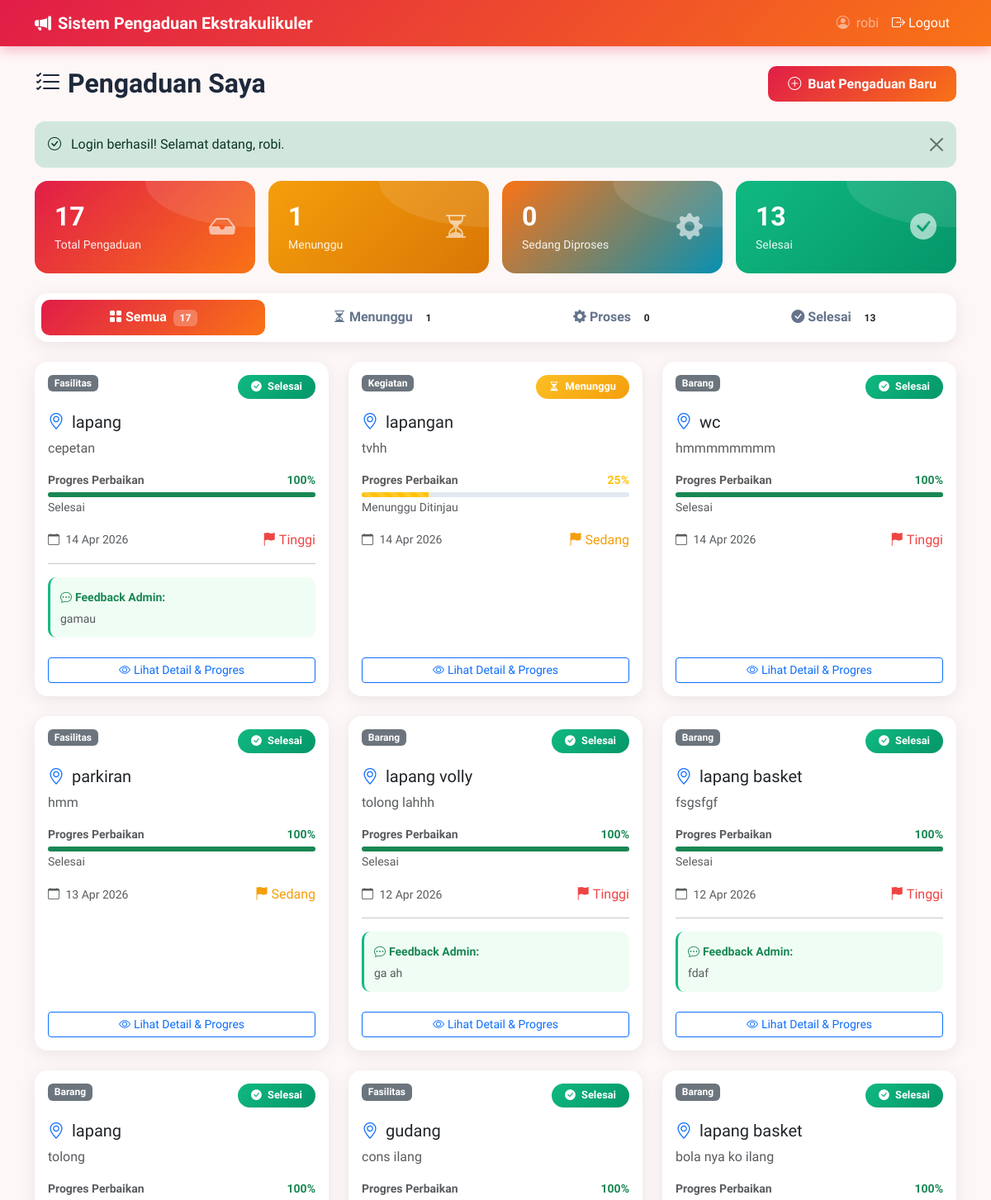
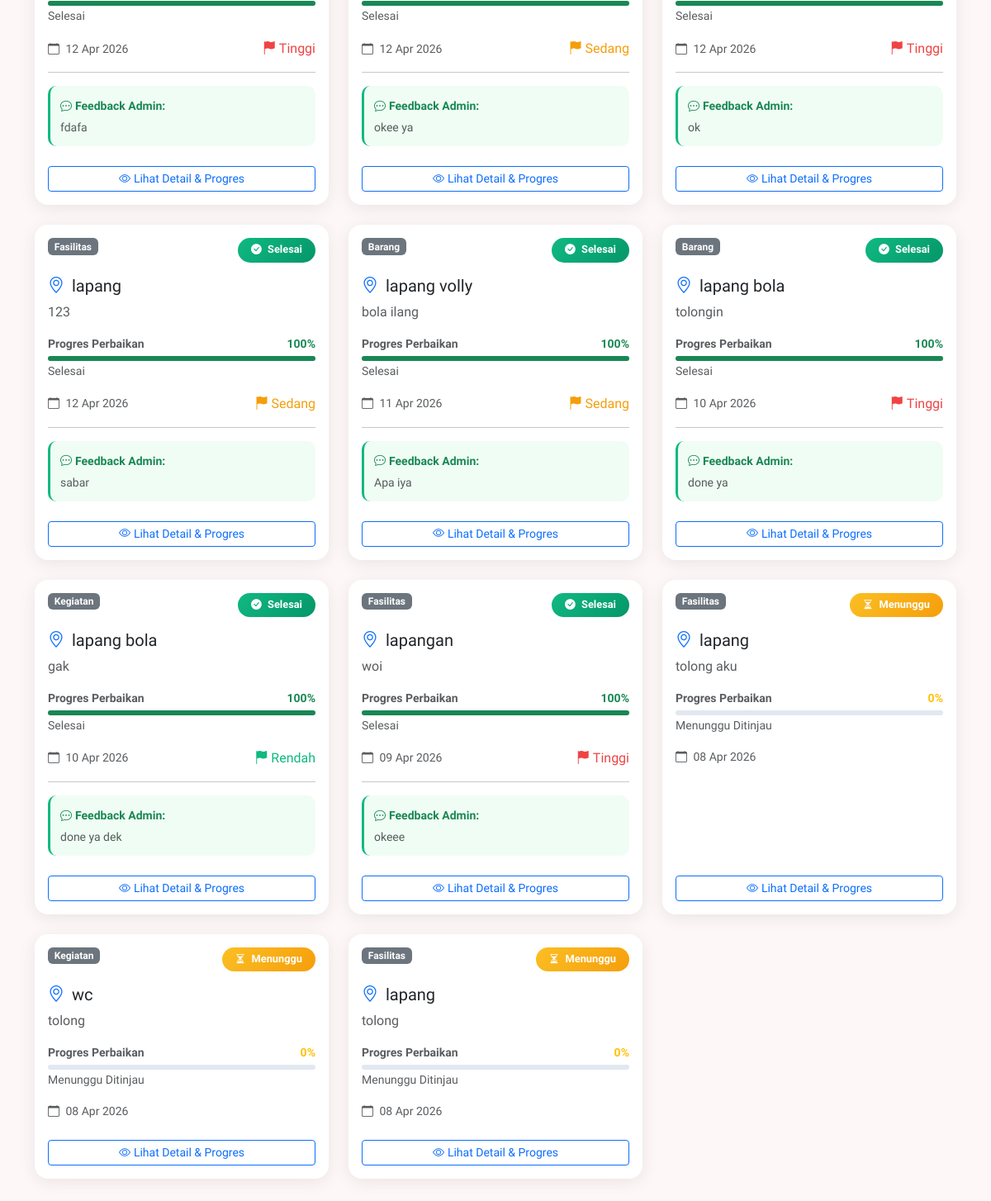
Page /?page=pengaduan (signed in) on the committed database (2 pictures, top to bottom).
### tables this page shows
CREATE TABLE `input_aspirasi` (
  `id_pelaporan` int(11) NOT NULL,
  `nis` int(11) DEFAULT NULL,
  `id_kategori` int(11) DEFAULT NULL,
  `lokasi` varchar(50) DEFAULT NULL,
  `ket` varchar(50) DEFAULT NULL,
  `tgl_lapor` datetime DEFAULT current_timestamp()
);

CREATE TABLE `kategori` (
  `id_kategori` int(11) NOT NULL,
  `ket_kategori` varchar(30) NOT NULL
);

CREATE TABLE `aspirasi` (
  `id_aspirasi` int(11) NOT NULL,
  `status` enum('Menunggu','Proses','Selesai') NOT NULL,
  `prioritas` enum('Rendah','Sedang','Tinggi') DEFAULT 'Sedang',
  `id_kategori` int(11) DEFAULT NULL,
  `feedback` text DEFAULT NULL,
  `username_admin` varchar(30) DEFAULT NULL
);

### views/pengaduan/index.php (the view, shortened to what the rows shown need)
<?php
require_once __DIR__ . '/../layouts/header.php';
?>
<div class="container py-4">
    <div class="d-flex justify-content-between align-items-center mb-4">
        <h2 class="page-title mb-0">
            <i class="bi bi-list-check me-2"></i>Pengaduan Saya
        </h2>
    </div>
    <?php if (empty($pengaduan)): ?>
        <div class="card">
            <div class="card-body text-center py-5">
                <i class="bi bi-inbox display-1 text-muted mb-3"></i>
                <?php if (!empty($statusFilter)): ?>
                    <h4 class="text-muted">Tidak Ada Pengaduan "<?= htmlspecialchars($statusFilter) ?>"</h4>
                    <p class="text-muted mb-4">Belum ada pengaduan dengan status <strong><?= htmlspecialchars($statusFilter) ?></strong>.</p>
                    <a href="<?= BASE_URL ?>?page=pengaduan" class="btn btn-outline-primary">
                        <i class="bi bi-arrow-left me-2"></i>Lihat Semua Pengaduan
                    </a>
                <?php else: ?>
                    <h4 class="text-muted">Belum Ada Pengaduan</h4>
                    <p class="text-muted mb-4">Anda belum pernah membuat pengaduan. Klik tombol di bawah untuk membuat pengaduan baru.</p>
                    <a href="<?= BASE_URL ?>?page=pengaduan-create" class="btn btn-primary">
                        <i class="bi bi-plus-circle me-2"></i>Buat Pengaduan Pertama
                    </a>
                <?php endif; ?>
            </div>
        </div>
    <?php else: ?>
        <div class="row">
            <?php foreach ($pengaduan as $item): ?>
                <div class="col-md-6 col-lg-4 mb-4">
                    <div class="card h-100 hover-lift pengaduan-card"
                         style="cursor:pointer;"
                         onclick="window.location='<?= BASE_URL ?>?page=pengaduan-detail&id=<?= $item['id_pelaporan'] ?>'">
                        <div class="card-body">
                            <div class="d-flex justify-content-between align-items-start mb-3">
                                <span class="badge bg-secondary"><?= htmlspecialchars($item['ket_kategori'] ?? 'Umum') ?></span>
                                <?php
                                    $statusClass = 'badge-menunggu';
                                    $statusIcon = 'bi-hourglass-split';
                                    if ($item['status'] === 'Selesai') { $statusClass = 'badge-selesai'; $statusIcon = 'bi-check-circle-fill'; }
                                ?>
                                <span class="badge badge-status <?= $statusClass ?>">
                                    <i class="bi <?= $statusIcon ?> me-1"></i>
                                    <?= htmlspecialchars($item['status'] ?? 'Menunggu') ?>
                                </span>
                            </div>
                            <h5 class="card-title">
                                <i class="bi bi-geo-alt text-primary me-1"></i>
                                <?= htmlspecialchars($item['lokasi']) ?>
                            </h5>
                            <p class="card-text text-muted">
                                <?= htmlspecialchars(substr($item['ket'], 0, 100)) ?>
                            </p>
                            <?php
                                $progressPercent = 0;
                                $progressColor = 'warning';
                                $progressLabel = 'Menunggu Ditinjau';
                                if ($item['status'] === 'Menunggu') { $progressPercent = 25; $progressColor = 'warning'; $progressLabel = 'Menunggu Ditinjau'; }
                                if ($item['status'] === 'Selesai') { $progressPercent = 100; $progressColor = 'success'; $progressLabel = 'Selesai'; }
                            ?>
                            <div class="mb-3">
                                <div class="d-flex justify-content-between align-items-center mb-1">
                                    <small class="text-muted fw-semibold">Progres Perbaikan</small>
                                    <small class="text-<?= $progressColor ?> fw-bold"><?= $progressPercent ?>%</small>
                                </div>
                                <div class="progress" style="height: 6px; border-radius: 3px;">
                                    <div class="progress-bar bg-<?= $progressColor ?> <?= $progressPercent < 100 ? 'progress-bar-striped progress-bar-animated' : '' ?>"
                                         role="progressbar"
                                         style="width: <?= $progressPercent ?>%;"
                                         aria-valuenow="<?= $progressPercent ?>"
                                         aria-valuemin="0"
                                         aria-valuemax="100">
                                    </div>
                                </div>
                                <small class="text-muted"><?= $progressLabel ?></small>
                            </div>
                            <div class="d-flex justify-content-between align-items-center">
                                <small class="text-muted">
                                    <i class="bi bi-calendar me-1"></i>
                                    <?= date('d M Y', strtotime($item['tgl_lapor'])) ?>
                                </small>
                                <?php if (!empty($item['prioritas'])): ?>
                                    <span class="priority-<?= strtolower($item['prioritas']) ?>">
                                        <i class="bi bi-flag-fill me-1"></i><?= $item['prioritas'] ?>
                                    </span>
                                <?php endif; ?>
                            </div>
                            <?php if (!empty($item['feedback'])): ?>
                                <hr>
                                <div class="feedback-preview">
                                    <small class="fw-semibold text-success">
                                        <i class="bi bi-chat-dots me-1"></i>Feedback Admin:
                                    </small>
                                    <p class="mb-0 small text-muted mt-1">
                                        <?= htmlspecialchars(substr($item['feedback'], 0, 80)) ?>
                                    </p>
                                </div>
                            <?php endif; ?>
                        </div>
                        <div class="card-footer bg-transparent border-top-0 text-center pb-3">
                            <span class="btn btn-sm btn-outline-primary w-100">
                                <i class="bi bi-eye me-1"></i>Lihat Detail & Progres
                            </span>
                        </div>
                    </div>
                </div>
            <?php endforeach; ?>
        </div>
    <?php endif; ?>
</div>
<?php require_once __DIR__ . '/../layouts/footer.php'; ?>

### rows in the picture
input_aspirasi: id_kategori.ket_kategori "Fasilitas", aspirasi.status "Selesai", lokasi "lapang", ket "cepetan", aspirasi.status "100", tgl_lapor "14 Apr 2026", aspirasi.prioritas "Tinggi", aspirasi.feedback "gamau"
input_aspirasi: id_kategori.ket_kategori "Kegiatan", aspirasi.status "Menunggu", lokasi "lapangan", ket "tvhh", aspirasi.status "25", aspirasi.status "Menunggu Ditinjau", tgl_lapor "14 Apr 2026", aspirasi.prioritas "Sedang"
input_aspirasi: id_kategori.ket_kategori "Barang", aspirasi.status "Selesai", lokasi "wc", ket "hmmmmmmmm", aspirasi.status "100", tgl_lapor "14 Apr 2026", aspirasi.prioritas "Tinggi"
input_aspirasi: id_kategori.ket_kategori "Fasilitas", aspirasi.status "Selesai", lokasi "parkiran", ket "hmm", aspirasi.status "100", tgl_lapor "13 Apr 2026", aspirasi.prioritas "Sedang"
input_aspirasi: id_kategori.ket_kategori "Barang", aspirasi.status "Selesai", lokasi "lapang volly", ket "tolong lahhh", aspirasi.status "100", tgl_lapor "12 Apr 2026", aspirasi.prioritas "Tinggi", aspirasi.feedback "ga ah"
input_aspirasi: id_kategori.ket_kategori "Barang", aspirasi.status "Selesai", lokasi "lapang basket", ket "fsgsfgf", aspirasi.status "100", tgl_lapor "12 Apr 2026", aspirasi.prioritas "Tinggi", aspirasi.feedback "fdaf"
input_aspirasi: id_kategori.ket_kategori "Barang", aspirasi.status "Selesai", lokasi "lapang", ket "tolong", aspirasi.status "100", tgl_lapor "12 Apr 2026", aspirasi.prioritas "Tinggi", aspirasi.feedback "fdafa"
input_aspirasi: id_kategori.ket_kategori "Fasilitas", aspirasi.status "Selesai", lokasi "gudang", ket "cons ilang", aspirasi.status "100", tgl_lapor "12 Apr 2026", aspirasi.prioritas "Sedang", aspirasi.feedback "okee ya"
input_aspirasi: id_kategori.ket_kategori "Barang", aspirasi.status "Selesai", lokasi "lapang basket", ket "bola nya ko ilang", aspirasi.status "100", tgl_lapor "12 Apr 2026", aspirasi.prioritas "Tinggi", aspirasi.feedback "ok"
input_aspirasi: id_kategori.ket_kategori "Fasilitas", aspirasi.status "Selesai", lokasi "lapang", ket "123", aspirasi.status "100", tgl_lapor "12 Apr 2026", aspirasi.prioritas "Sedang", aspirasi.feedback "sabar"
input_aspirasi: id_kategori.ket_kategori "Barang", aspirasi.status "Selesai", lokasi "lapang volly", ket "bola ilang", aspirasi.status "100", tgl_lapor "11 Apr 2026", aspirasi.prioritas "Sedang", aspirasi.feedback "Apa iya"
input_aspirasi: id_kategori.ket_kategori "Barang", aspirasi.status "Selesai", lokasi "lapang bola", ket "tolongin", aspirasi.status "100", tgl_lapor "10 Apr 2026", aspirasi.prioritas "Tinggi", aspirasi.feedback "done ya"
input_aspirasi: id_kategori.ket_kategori "Kegiatan", aspirasi.status "Selesai", lokasi "lapang bola", ket "gak", aspirasi.status "100", tgl_lapor "10 Apr 2026", aspirasi.prioritas "Rendah", aspirasi.feedback "done ya dek"
input_aspirasi: id_kategori.ket_kategori "Fasilitas", aspirasi.status "Selesai", lokasi "lapangan", ket "woi", aspirasi.status "100", tgl_lapor "09 Apr 2026", aspirasi.prioritas "Tinggi", aspirasi.feedback "okeee"
input_aspirasi: id_kategori.ket_kategori "Fasilitas", status "Menunggu", lokasi "lapang", ket "tolong aku", progressPercent "0", progressLabel "Menunggu Ditinjau", tgl_lapor "08 Apr 2026"
input_aspirasi: id_kategori.ket_kategori "Kegiatan", status "Menunggu", lokasi "wc", ket "tolong", progressPercent "0", progressLabel "Menunggu Ditinjau", tgl_lapor "08 Apr 2026"
input_aspirasi: id_kategori.ket_kategori "Fasilitas", status "Menunggu", lokasi "lapang", ket "tolong", progressPercent "0", progressLabel "Menunggu Ditinjau", tgl_lapor "08 Apr 2026"

### other values in the picture
APP_NAME "Sistem Pengaduan Ekstrakulikuler"
$_SESSION['siswa_nama'] "robi"
$flash['message'] "Login berhasil! Selamat datang, robi."
$totalPengaduan "17"
$totalMenunggu "1"
$totalProses "0"
$totalSelesai "13"
